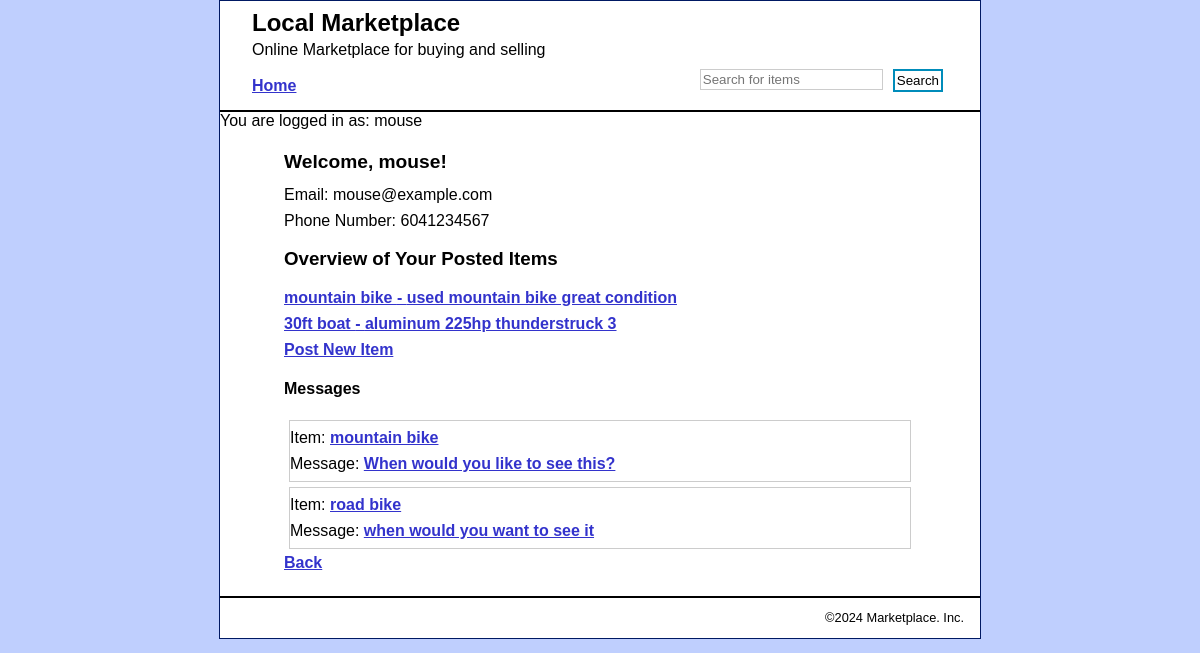
Page /profile/dashboard.php (signed in) on the committed database.
### tables this page shows
CREATE TABLE `users` (
  `userID` int(11) NOT NULL,
  `userName` varchar(50) DEFAULT NULL,
  `email` varchar(100) DEFAULT NULL,
  `password` varchar(100) DEFAULT NULL,
  `phone` varchar(15) DEFAULT NULL,
  `registrationDate` datetime DEFAULT NULL
);

CREATE TABLE `items` (
  `itemID` int(11) NOT NULL,
  `userID` int(11) DEFAULT NULL,
  `title` varchar(100) DEFAULT NULL,
  `description` text DEFAULT NULL,
  `price` decimal(10,2) DEFAULT NULL,
  `uploadDate` datetime DEFAULT NULL,
  `imageURL` varchar(255) DEFAULT NULL,
  `categoryID` varchar(3) DEFAULT NULL
);

CREATE TABLE `messages` (
  `itemID` int(11) DEFAULT NULL,
  `messageID` int(11) NOT NULL,
  `receiverID` int(11) DEFAULT NULL,
  `senderID` int(11) DEFAULT NULL,
  `type` tinyint(1) NOT NULL COMMENT 'seller = 1, buyer = 0',
  `messageContent` text DEFAULT NULL,
  `messageDate` datetime DEFAULT NULL
);

### profile/dashboard.php (the view, shortened to what this page needs)
<?php include '../view/header.php';
$userID = $_SESSION['userID'];
$sqlUser = "SELECT username, email, phone FROM users WHERE userID = ?";
$stmtUser = $conn->prepare($sqlUser);
$stmtUser->bind_param("i", $userID);
$stmtUser->execute();
$resultUser = $stmtUser->get_result();
if ($resultUser->num_rows > 0) {
    $rowUser = $resultUser->fetch_assoc();
    $username = $rowUser['username'];
    $email = $rowUser['email'];
    $phone = $rowUser['phone'];
}
$sqlItems = "SELECT * FROM items WHERE userID = ?";
$stmtItems = $conn->prepare($sqlItems);
$stmtItems->bind_param("i", $userID);
$stmtItems->execute();
$resultItems = $stmtItems->get_result();
$sqlMessages = "SELECT m.*,
    i.itemID AS itemID,
    i.title AS itemTitle,
    i.userID AS itemOwnerID,
    u_owner.userName AS itemOwnerUsername
    FROM messages m
    INNER JOIN items i ON m.itemID = i.itemID
    INNER JOIN users u_owner ON i.userID = u_owner.userID
    WHERE m.senderID = ? OR m.receiverID = ?
    ORDER BY m.messageDate ASC";
$stmtMessages = $conn->prepare($sqlMessages);
$stmtMessages->bind_param("ii", $userID, $userID);
$stmtMessages->execute();
$resultMessages = $stmtMessages->get_result();
$groupedMessages = [];
if ($resultMessages->num_rows > 0) {
    while ($row = $resultMessages->fetch_assoc()) {
        $senderID = $row['senderID'];
        $receiverID = $row['receiverID'];
        $itemID = $row['itemID'];
        $sqlSender = "SELECT userName FROM users WHERE userID = $senderID";
        $resultSender = mysqli_query($conn, $sqlSender);
        $rowSender = mysqli_fetch_assoc($resultSender);
        $senderName = $rowSender['userName'];
        $groupKey = $senderID . '-' . $receiverID . '-' . $itemID;
        if (!isset($groupedMessages[$groupKey])) {
            $groupedMessages[$groupKey] = [];
        }
        $row['senderName'] = $senderName;
        $groupedMessages[$groupKey][] = $row;
    }
}
?>
<main>
    <body>
        <h2>Welcome, <?php echo $username; ?>!</h2>
        <p>Email: <?php echo $email; ?></p>
        <p>Phone Number: <?php echo $phone; ?></p>
        <h3>Overview of Your Posted Items</h3>
            <?php
            if ($resultItems->num_rows > 0) {
                while ($row = $resultItems->fetch_assoc()) {
                    echo "<p><a href='../items/seller_item_details.php?itemID={$row['itemID']}'>{$row['title']} - {$row['description']}</a></p>";
                }
            } else {
                echo "<p>No items posted yet.</p>";
            }
                echo "<p><a href='../items/new_item.php'>Post New Item</a></p>";
            ?>
        <h4>Messages</h4>
            <?php
            if (!empty($groupedMessages)) {
                foreach ($groupedMessages as $groupKey => $group) {
                    list($senderID, $receiverID, $itemID) = explode('-', $groupKey);
                    echo "<div class='message-divider'>";
                    echo "<p>Item: <a href='../items/seller_item_details.php?itemID={$itemID}'>{$group[0]['itemTitle']}</a></p>";
                    foreach ($group as $index => $message) {
                        if ($index === count($group) - 1) {
                            echo "<p>Message: <a href='../message/message_convo.php?itemID={$itemID}&senderID={$senderID}&receiverID={$receiverID}'>{$message['messageContent']}</a></p>";
                        }
                    }
                    echo "</div>";
                }
            } else {
                echo "No messages found.<br>";
            }
            ?>
        <a href="../index.php">Back</a>
    </body>
</main>
<?php include '../view/footer.php'; ?>

### view/header.php (shortened to what this page needs)
<!DOCTYPE html>
<html>
<head>
    <link rel="stylesheet" type="text/css" href="../css/main.css">
</head>
<body>
    <header>
    <div class="header-top">
            <h1>Local Marketplace</h1>
            <p>Online Marketplace for buying and selling</p>
        </div>
        <div class="header-bottom">
            <a href="../index.php">Home</a>
            <form action="../items/browse.php" method="GET" class="search-form">
            <input type="text" name="search" placeholder="Search for items">
            <input type="submit" value="Search">
        </form>
        </div>
    </header>
    <?php include '../config/database.php'; ?>
    <?php
    if (isset($_SESSION['userID'])) {
        $userID = $_SESSION['userID'];
        $sql = "SELECT * FROM users WHERE userID = '$userID'";
        $result = mysqli_query($conn, $sql);
        if ($result && mysqli_num_rows($result) > 0) {
            $row = mysqli_fetch_assoc($result);
            echo "You are logged in as: {$row['userName']}";
        } else {
            echo "Error fetching user information.";
        }
    }
    ?>
<main>

### css/main.css (style rules this page uses)
html { background-color: #BFCFFE; }
body { margin-top: 0; font-family: Arial, Helvetica, sans-serif; width: 760px; margin: 0 auto; background-color: white; border: 1px solid #001963; }
header { margin: 0; border-bottom: 2px solid black; padding: .5em 2em; }
header h1 { color: black; margin: 0; padding: 0; }
header p { margin: 0; padding: .25em 0 0 0; }
main { margin: 0; padding: .5em 2em .25em; }
h1 { font-size: 150%; margin: 0; padding: .5em 0 .25em; }
h2 { font-size: 120%; margin: 0; padding: .25em 0 .25em ; }
h1, h2 { color: black; }
p { margin: .5em 0 .5em 0; padding: 0; }
a { color: #3333CC; font-weight: bold; }
form { margin: 0; }
form input { float:left; padding: 2px; margin-bottom: 10px; margin-right: 5px ; border: 1px solid #ccc; box-sizing: border-box; }
form input[type=submit] { background-color: white; color:black; border: 2px solid #008CBA; margin-left: 130px; }
.message-divider { border: 1px solid #ccc; margin: 5px; }
.header-top { margin-bottom: 10px; }
.header-bottom { display: flex; justify-content: space-between; align-items: center; }
.search-form input[type="text"] { float: left; padding: 2px; margin-bottom: 10px; margin-right: 5px; border: 1px solid #ccc; box-sizing: border-box; }
.search-form input[type="submit"] { background-color: white; color: black; border: 2px solid #008CBA; margin-left: 5px; }

### rows in the picture
users: userName "mouse", email "mouse@example.com", phone "6041234567"
items: title "mountain bike", description "used mountain bike great condition"
items: title "30ft boat", description "aluminum 225hp thunderstruck 3"
messages: itemID.title "mountain bike"
messages: messageContent "When would you like to see this?"
messages: itemID.title "road bike"
messages: messageContent "when would you want to see it"
